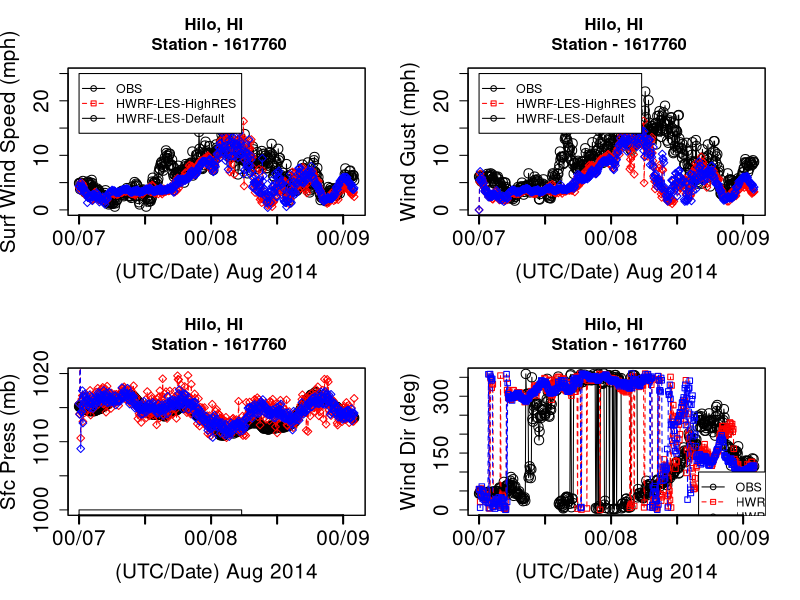

This figure's R source:
library(ggplot2)
library(zoo)
getwd()

setwd("/EXTRAFILES/2021YEAR/ISELLE_ANALYSIS")


wind.df4 = read.csv(file="hilo_hi_6min.csv")
attach(wind.df4)
head(wind.df4)
tail(wind.df4)

par(mfrow=c(2,2))
OBS_WSPD[OBS_WSPD == 9999] <- NA
OBS_PSFC[OBS_PSFC == 9999] <- NA
OBS_WDIR[OBS_WDIR == 9999] <- NA
OBS_GUST[OBS_GUST == 9999] <- NA
plot(OBS_WSPD,  type='o', col="black", ylim=c(0,25), xaxt="n",ann=FALSE, cex.axis=1.5, cex=1.5)
box()
lines(HWRFLES_WSPD, type="o", pch=23, lty=2, col="red")
lines(DFLES_WSPD, type="o", pch=23, lty=2, col="blue")

# Create a title with a red, bold/italic font
title(main="Hilo, HI \n Station - 1617760", col.main="black", cex=4)
#title("Eagle Point , TX \n Station 8771013", cex.main = 1.5, col.main= "black")

# Label the x and y axes with dark green text
title(xlab="(UTC/Date) Aug 2014", col.lab=rgb(0,0,0), cex.lab=1.5)
title(ylab="Surf Wind Speed (mph)", col.lab=rgb(0,0,0), cex.lab=1.5)
OBS_GUST
# Create a legend at (1, g_range[2]) that is slightly smaller 
# (cex) and uses the same line colors and points used by 
# the actual plots 
legend(1, 25, c("OBS","HWRF-LES-HighRES","HWRF-LES-Default"), cex=0.90, 
       col=c("black","red"), pch=21:22, lty=1:2);
labels1 = c("00/07","12/07","00/08","12/08","00/09")

axis(1, at=seq(1,501,120), labels=labels1,lwd=2, cex.axis=1.5, cex=1.5)

# PLOT WIND GUST

plot(OBS_GUST,  type='o', col="black", ylim=c(0,25), xaxt="n",ann=FALSE, cex.axis=1.5, cex=1.5)
box()
lines(HWRFLES_GUST, type="o", pch=23, lty=2, col="red")
lines(DFLES_GUST, type="o", pch=23, lty=2, col="blue")

# Create a title with a red, bold/italic font
title(main="Hilo, HI \n Station - 1617760", col.main="black", cex=4)
#title("Eagle Point , TX \n Station 8771013", cex.main = 1.5, col.main= "black")

# Label the x and y axes with dark green text
title(xlab="(UTC/Date) Aug 2014", col.lab=rgb(0,0,0), cex.lab=1.5)
title(ylab="Wind Gust (mph)", col.lab=rgb(0,0,0), cex.lab=1.5)

# Create a legend at (1, g_range[2]) that is slightly smaller 
# (cex) and uses the same line colors and points used by 
# the actual plots 
legend(1, 25, c("OBS","HWRF-LES-HighRES","HWRF-LES-Default"), cex=0.90, 
       col=c("black","red"), pch=21:22, lty=1:2);
labels1 = c("00/07","12/07","00/08","12/08","00/09")

axis(1, at=seq(1,501,120), labels=labels1,lwd=2, cex.axis=1.5, cex=1.5)




plot(OBS_PSFC,  type='o', col="black", ylim=c(1000,1020), xaxt="n",ann=FALSE, cex.axis=1.5, cex=1.5)

box()
lines(HWRFLES_PSFC, type="o", pch=23, lty=2, col="red")
lines(DFLES_PSFC, type="o", pch=23, lty=2, col="blue")

title(main="Hilo, HI \n Station - 1617760", col.main="black", cex=4)
title(xlab="(UTC/Date) Aug 2014", col.lab=rgb(0,0,0), cex.lab=1.5)
title(ylab="Sfc Press (mb)", col.lab=rgb(0,0,0), cex.lab=1.5)
legend(1, 1000, c("OBS","HWRF-LES-HighRES","HWRF-LES-Default"), cex=0.90, 
       col=c("black","red"), pch=21:22, lty=1:2);
labels1 = c("00/07","12/07","00/08","12/08","00/09")

axis(1, at=seq(1,501,120), labels=labels1,lwd=2, cex.axis=1.5, cex=1.5)

plot(OBS_WDIR,  type='o', col="black", ylim=c(0,360), xaxt="n",ann=FALSE, cex.axis=1.5, cex=1.5)
box()

lines(HWRFLES_WDIR, type="o", pch=22, lty=2, col="red")
lines(DFLES_WDIR, type="o", pch=22, lty=2, col="blue")
title(main="Hilo, HI \n Station - 1617760", col.main="black", cex=4)
title(xlab="(UTC/Date) Aug 2014", col.lab=rgb(0,0,0), cex.lab=1.5)

title(ylab="Wind Dir (deg)", col.lab=rgb(0,0,0), cex.lab=1.5)

# Create a legend at (1, g_range[2]) that is slightly smaller 
# (cex) and uses the same line colors and points used by 
# the actual plots 
legend(400, 100, c("OBS","HWRF-LES-HighRES","HWRF-LES-Default"), cex=0.90, 
       col=c("black","red"), pch=21:22, lty=1:2);
labels1 = c("00/07","12/07","00/08","12/08","00/09")

axis(1, at=seq(1,501,120), labels=labels1,lwd=2, cex.axis=1.5, cex=1.5)


